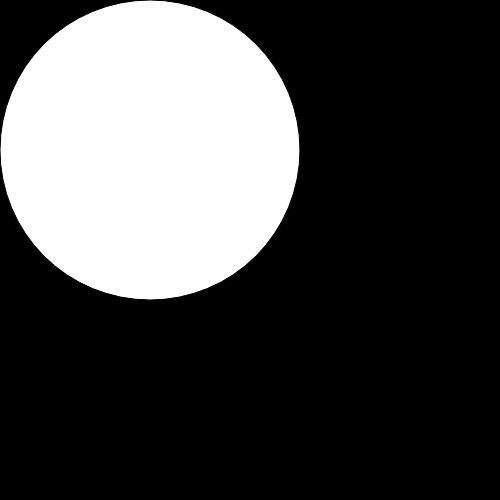
Frame 1 (no input)
Frame 60 (no input): identical to frame 1, image omitted
Frame 120 (the mouse pressed at the canvas centre since frame 60): identical to frame 1, image omitted

The p5.js sketch that drew this single still picture (run headless with seeded random() and noise() and a simulated clock; from frame 60 on, the mouse is pressed at the canvas centre):

// p5.js sketch
// ── sketch.js


function setup(){
	createCanvas(500,500)
}

function draw(){
	background(0)

	ellipse(150,150,300,300)


}
